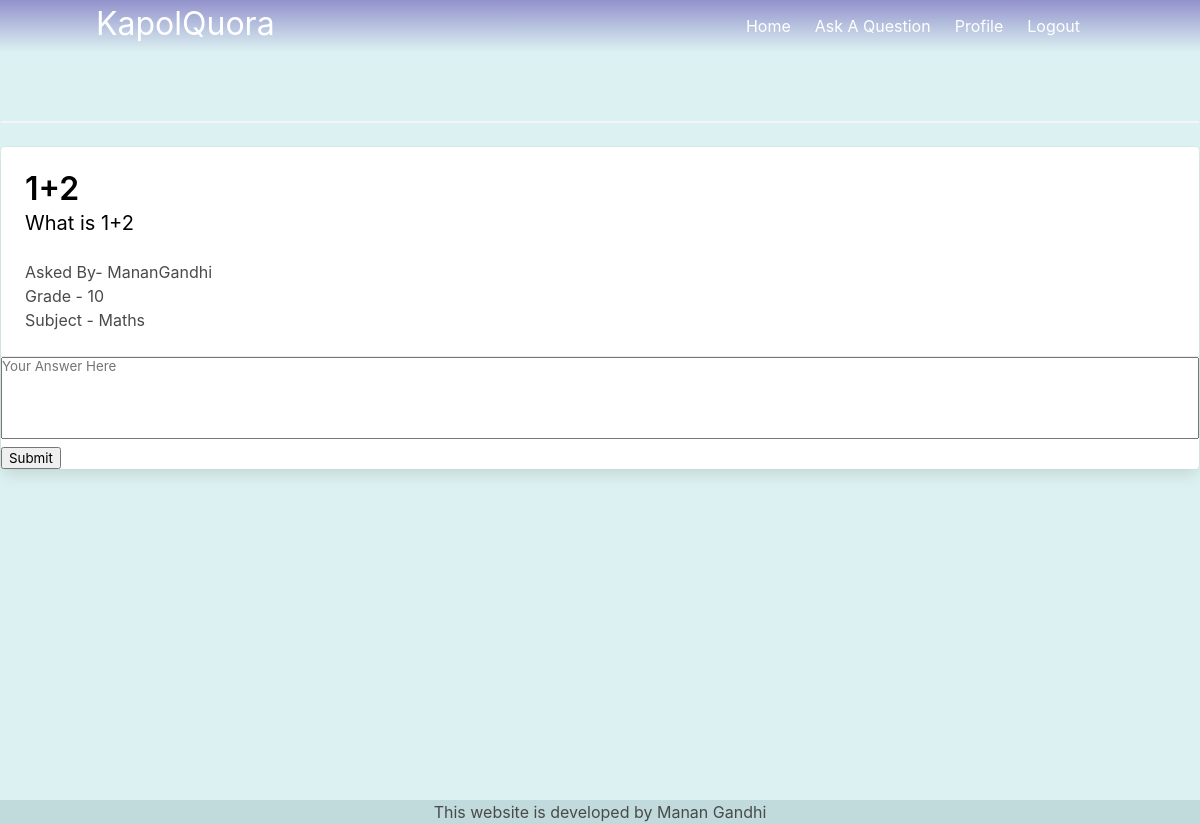
/question/1 (signed in), run on an earlier commit of the app's database.
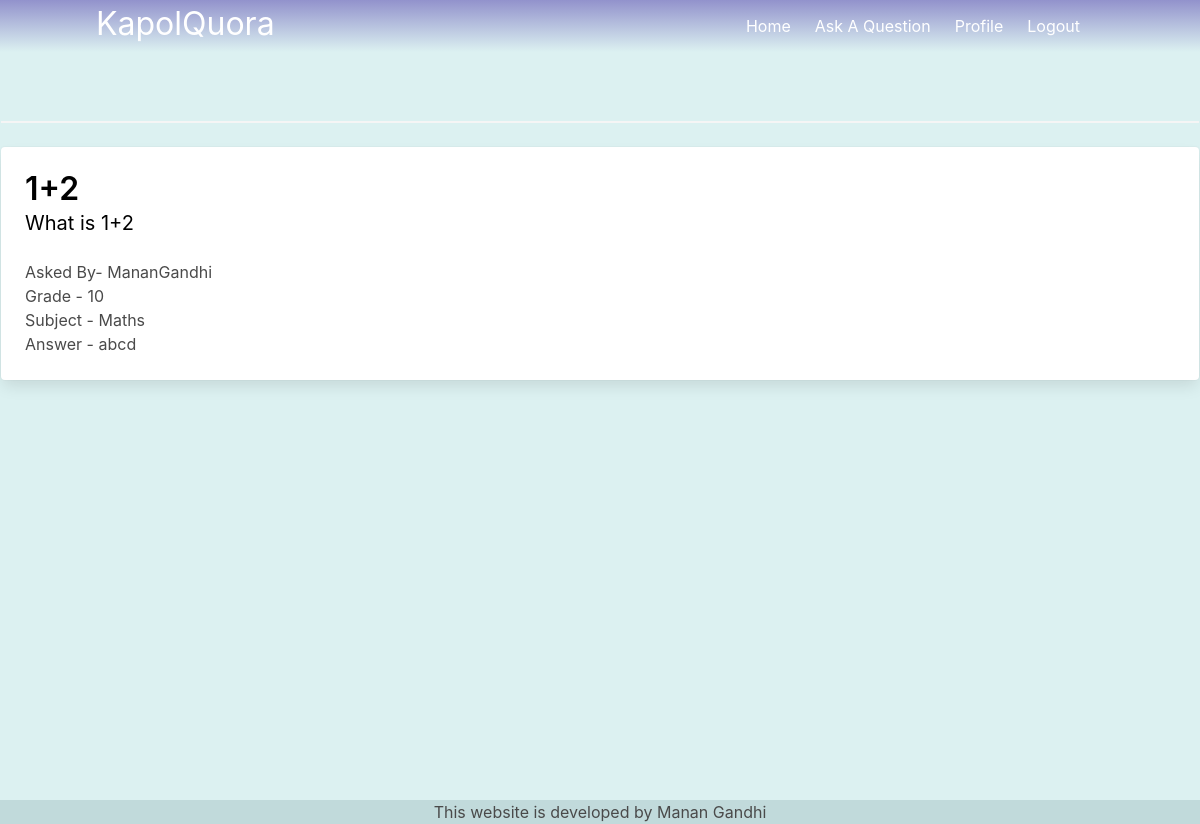
And on a later commit of the database.
### models.py (models this page shows)
class Questions(db.Model):
    sno=db.Column(db.Integer, primary_key=True)
    question=db.Column(db.String(1000))
    description=db.Column(db.String(100000))
    author=db.Column(db.String(1000))
    std=db.Column(db.Integer())
    answer=db.Column(db.String(100000))
    subject=db.Column(db.String(100))

### main.py (the view)
@main.route('/question/<int:id>')
@login_required
def question_show(id):
    data=Questions.query.filter(Questions.sno==id).first()
    print(data )
    return render_template("question_path.html", data=data)

### initial.py (called while the page is built)
def create_app():
    app = Flask(__name__)
    app.config['FLASK_ADMIN_SWATCH'] = 'cerulean'
    app.config['SECRET_KEY'] = 'This-is-my-Secret'
    app.config['SQLALCHEMY_DATABASE_URI'] = 'sqlite:///db.sqlite'
    db.init_app(app)
    login_manager = LoginManager()
    login_manager.login_view = 'auth.login'
    login_manager.init_app(app)
    def page_not_found(e):
        return render_template('404.html'),404
    app.register_error_handler(404, page_not_found)
    from models import User
    @login_manager.user_loader
    def load_user(user_id):
        return User.query.get(int(user_id))
    from auth import auth as auth_blueprint
    app.register_blueprint(auth_blueprint)
    from main import main as main_blueprint
    app.register_blueprint(main_blueprint)
    return app

### templates/question_path.html (shortened to what this page needs)
{% extends 'base.html' %}
{% block content %}
<br><br><hr>
<div class="card">
    <div class="card-content">
      <div style="margin:auto;align-content: center;">
        <p class="title" style="color:black;">
          {{data.question}}
        </p>
        <p class="subtitle" style="color:black">
          {{data.description}}
        </p>
      </div><br>
      <p>Asked By- {{data.author}}</p>
      <p>Grade - {{data.std}}</p>
      <p>Subject - {{data.subject}}</p>
      {% if data.answer %}
      <p>Answer - {{data.answer}}</p>
      {% endif %}
    </div>
    {% if not data.answer %}
    <footer class="card-footer" style="width: 100%;">
      <form action="/answer" method="POST" style="width: 100%;">
        <textarea id="code" name="answer" style="max-width: 100%; width:1000%; resize:none" placeholder="Your Answer Here" rows="5" ></textarea>
        <input type="submit">
      </form>
    </footer>
    {% endif %}
  </div>
{% endblock %}

What changed in the data, as far as the page shows it:
changed Questions "What is 1+2": answer (not shown) → "abcd"
Also different on the page:
text now shown: "Answer -"
